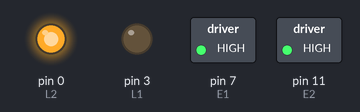
The sketch below on a simulated Arduino Uno, built with avr-gcc and run on an emulated ATmega328P. Parts: switched loads named in the sketch (green lamp = pin HIGH), output pins drawn as LEDs (lit = HIGH). Pins used as bus, display or sensor lines are not drawn.

Above: at 0.1 s.
Timing chart, 0 to 1.6 s (numbered marks = the images above):
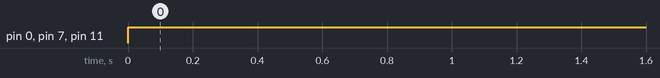

Measured:
- by itself, pin 0 (L2), pin 7 (E1), pin 11 (E2): LOW → HIGH at 0.00 s

The sketch:

RUN_MOTORS_FORWARD.ino
```cpp
#define L1 3
#define L2 0
#define R1 5
#define R2 10
#define E1 7
#define E2 11
void setup()
{
  pinMode(L1, OUTPUT);
  pinMode(L2, OUTPUT);
  pinMode(R1, OUTPUT);
  pinMode(R2, OUTPUT);
  pinMode(E1, OUTPUT);
  pinMode(E2, OUTPUT);
}
void loop()
{
     digitalWrite(E1,HIGH);
     digitalWrite(E2, HIGH);
     digitalWrite(L1,LOW);
     digitalWrite(L2,HIGH);
     digitalWrite(R1, LOW);
     digitalWrite(R2, HIGH);
  }
```
